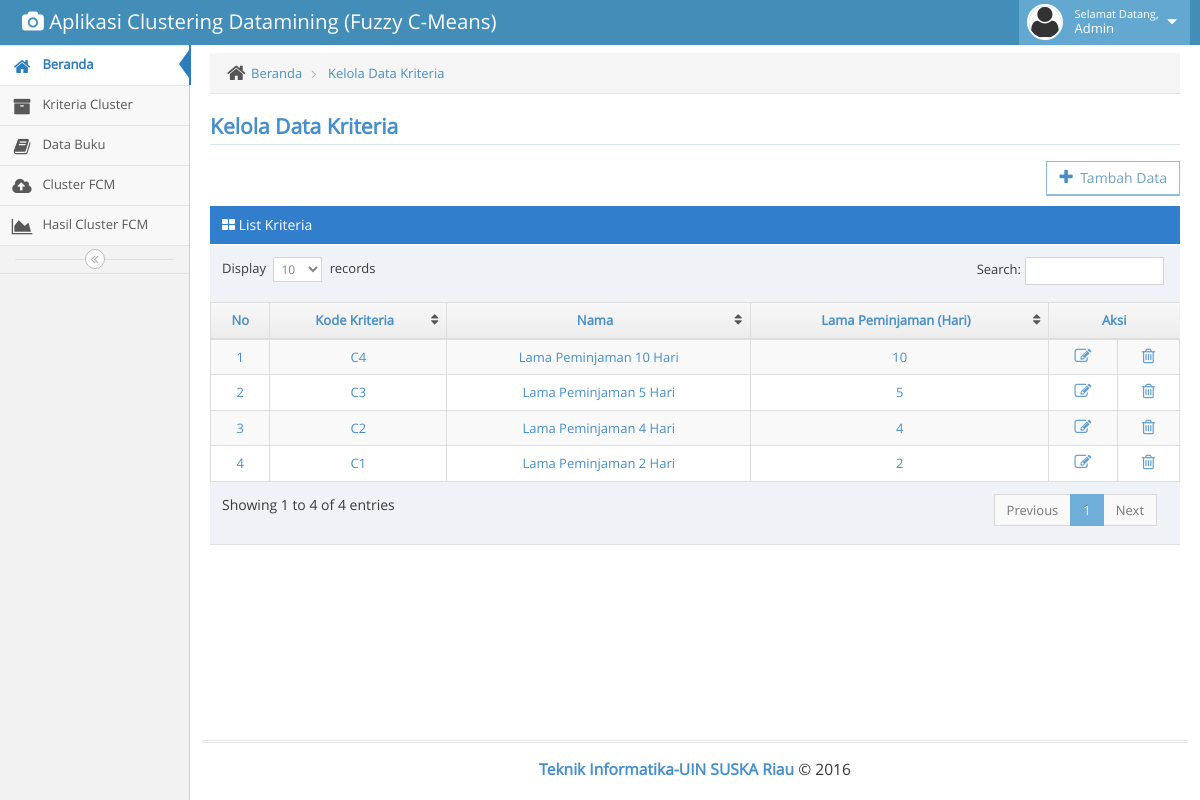
Page /admin.php?modul=kriteria (signed in) on the committed database.
### tables this page shows
CREATE TABLE IF NOT EXISTS `kriteria_claster` (
  `krcID` varchar(30) NOT NULL,
  `krcKode` varchar(10) NOT NULL,
  `krcNama` varchar(255) NOT NULL,
  `krcLama` int(11) NOT NULL,
  `krcNCluster` int(11) NOT NULL
);

### config/database.php (called while the page is built, shortened)
<?php
class database extends PDO{
    public function query_select_array($query,$data=array()) {
        $query=  parent::prepare($query);
        $query->execute($data);
        $DataArray=array();
            while($data=$query->fetch(PDO::FETCH_ASSOC)){
                $DataArray[]=$data;
            }
            $datajson=json_encode($DataArray);
            return $datajson;
    }
}
?>

### View/kriteria.php (the view, shortened to what this page needs)
<?php
$item = @$_GET['item'];
$db = new database();
switch ($item) {
        ?>
        <?php
    default:
        ?>
        <div class="breadcrumbs" id="breadcrumbs">
            <ul class="breadcrumb">
                <li>
                    <i class="ace-icon fa fa-home home-icon"></i>
                    <a href="admin.php">Beranda</a>
                </li>
                <li>
                    <a href="?modul=latih">Kelola Data Kriteria</a>
                </li>
            </ul>
        </div>
        <div class="row">
            <div class="col-xs-12">
                <h3 class="header smaller lighter blue"><b>Kelola Data Kriteria</b></h3>
                <div class="clearfix">
                    <div class="pull-right">
                        <p>
                            <a href="?modul=kriteria&item=tambah" class="btn btn-white btn-info btn-bold">
                                <i class="ace-icon fa  fa-plus bigger-120 blue"></i>
                                Tambah Data </a>
                        </p>
                    </div>
                </div>
                <div class="table-header"><i class="ace-icon fa fa-th-large"></i>
                    List Kriteria
                </div>
                <div>
                    <table id="dynamic-table" class="table table-striped table-bordered table-hover ">
                        <thead>
                            <tr>
                                <th class="blue center">No</th>
                                <th class="blue center">Kode Kriteria</th>
                                <th class="blue center">Nama</th>
                                <th class="blue center">Lama Peminjaman (Hari)</th>
                                <th class="blue center" colspan="3"><center>Aksi</center></th>
                        </tr>
                        </thead>
                        <tbody>
                            <?php
                            $json = $db->query_select_array("SELECT * FROM kriteria_claster order by krcKode DESC");
                            $data = json_decode($json, true);
                            $a = 1;
                            foreach ($data as $v) {
                                ?>
                                <tr>
                                    <td class="center blue"><?php echo $a; ?></td>
                                    <td class="center blue"><?php echo $v['krcKode']; ?></td>
                                    <td class="center blue"><?php echo $v['krcNama']; ?></td>
                                    <td class="center blue"><?php echo $v['krcLama']; ?></td>
                                    <td class="center">
                                        <div class="hidden-sm hidden-xs action-buttons">
                                            <a title="Uba Data" href="admin.php?modul=kriteria&item=ubah&id=<?php echo $v['krcID']; ?>" class="blue"><i class="ace-icon fa fa-edit bigger-130"></i></a>
                                        </div>
                                    </td>
                                    <td class="center">
                                        <div class="hidden-sm hidden-xs action-buttons">
                                            <a title="Hapus Data" href="admin.php?modul=kriteria&item=hapus&id=<?php echo $v['krcID']; ?>" class="blue"  onclick="return confirm('Yakin,Apakah Anda Ingin Menghapus Data Ini..?')"><i class="ace-icon fa fa-trash-o bigger-130 btn-hapus-kriteria"></i></a>
                                        </div>
                                    </td>
                                </tr>
                                <?php
                                $a++;
                            }
                            ?>
                        </tbody>
                    </table>
                </div>
            </div>
        </div>
        <?php
        break;
}
?>

### admin.php (shortened to what this page needs)
<!DOCTYPE html>
<html lang="en">
    <head>
        <link rel="stylesheet" href="assets/css/bootstrap.min.css" />
        <link rel="stylesheet" href="assets/font-awesome/4.2.0/css/font-awesome.min.css" />
        <link rel="stylesheet" href="assets/css/ace.min.css" class="ace-main-stylesheet" id="main-ace-style" />
        <link rel="stylesheet" href="assets/css/jquery-ui.min.css" />
        <link rel="stylesheet" href="assets/css/jquery-ui.custom.min.css" />
        <link rel="stylesheet" href="assets/css/chosen.min.css" />
    </head>
    <body class="no-skin">
        <div id="navbar" class="navbar navbar-default">
            <div class="navbar-container" id="navbar-container">
                <div class="navbar-header pull-left">
                    <a href="admin.php" class="navbar-brand">
                        <small>
                            <i class="fa fa-camera"></i>
                            <?php echo FUA_APP_NAME; ?>
                        </small>
                    </a>
                </div>
                                <div class="navbar-buttons navbar-header pull-right" role="navigation">
                                    <ul class="nav ace-nav">
                                        <li class="light-blue">
                                            <a data-toggle="dropdown" href="#" class="dropdown-toggle">
                                                <img class="nav-user-photo" src="assets/avatars/avatar2.png" alt="Jason's Photo" />
                                                <span class="user-info">
                                                    <small>Selamat Datang,</small>
                                                    Admin
                                                </span>
                                                <i class="ace-icon fa fa-caret-down"></i>
                                            </a>
                                        </li>
                                    </ul>
                                </div>
            </div>
        </div>
        <div class="main-container" id="main-container">
            <div id="sidebar" class="sidebar                  responsive">
                <ul class="nav nav-list">
                    <li class="active">
                        <a href="index.php">
                            <i class="menu-icon fa fa-home"></i>
                            <span class="menu-text"> Beranda </span>
                        </a>
                    </li>
                    <li class="">
                        <a href="?modul=kriteria">
                            <i class="menu-icon fa fa-archive"></i>
                            <span class="menu-text"> Kriteria Cluster </span>
                        </a>
                    </li>
                    <li class="">
                        <a href="?modul=buku">
                            <i class="menu-icon fa fa-book"></i>
                            <span class="menu-text"> Data Buku</span>
                        </a>
                    </li>
                    <li class="">
                        <a href="?modul=cluster">
                            <i class="menu-icon fa fa-cloud-upload"></i>
                            <span class="menu-text"> Cluster FCM </span>
                        </a>
                    </li>
                    <li class="">
                        <a href="?modul=hasil">
                            <i class="menu-icon fa fa-area-chart"></i>
                            <span class="menu-text"> Hasil Cluster FCM </span>
                        </a>
                    </li>
                </ul>
                <div class="sidebar-toggle sidebar-collapse" id="sidebar-collapse">
                    <i class="ace-icon fa fa-angle-double-left" data-icon1="ace-icon fa fa-angle-double-left" data-icon2="ace-icon fa fa-angle-double-right"></i>
                </div>
            </div>
            <div class="main-content">
                <div class="main-content-inner">
                    <div class="page-content">
                        <?php
                        include 'config/database.php';
                        $modul = @$_GET['modul'];
                        switch ($modul) {
                            case "kriteria":
                                include 'view/kriteria.php';
                                break;
                        }
                        ?>
                    </div>
                </div>
            </div>
            <div class="footer">
                <div class="footer-inner">
                    <div class="footer-content">
                        <span class="bigger-120">
                            <span class="blue bolder">Teknik Informatika-UIN SUSKA Riau</span>
                            &copy; 2016
                        </span>
                    </div>
                </div>
            </div>
        </div>
    </body>
</html>

### rows in the picture
kriteria_claster: krcKode "C4", krcNama "Lama Peminjaman 10 Hari", krcLama "10"
kriteria_claster: krcKode "C3", krcNama "Lama Peminjaman 5 Hari", krcLama "5"
kriteria_claster: krcKode "C2", krcNama "Lama Peminjaman 4 Hari", krcLama "4"
kriteria_claster: krcKode "C1", krcNama "Lama Peminjaman 2 Hari", krcLama "2"

### other values in the picture
FUA_APP_NAME "Aplikasi Clustering Datamining (Fuzzy C-Means)"
